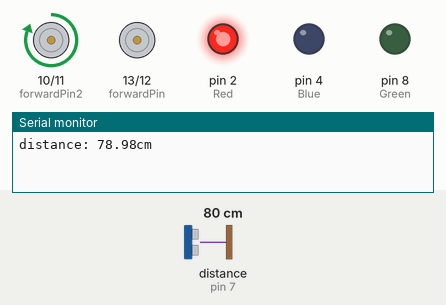
Simulated run of this sketch. Board: Arduino Uno, built with avr-gcc and run on an emulated ATmega328P. Parts: motor-driver pin pairs drawn as motors (green arrow = first pin HIGH = forward, orange = second pin HIGH = backward, longer = more drive), output pins drawn as LEDs (lit = HIGH), the last lines printed to the serial monitor. Wiring (inferred from the names in the program): ultrasonic range finder: trigger pin 6; echo pin 7. Inputs (shaded band) come from the test bench; at power-on: distance to the obstacle (sensor on pin 7) 80 cm. The echo pulse lasts 58.3 µs per cm; pins used as bus, display or sensor lines are not drawn.

Above: at 2.1 s.
2.2 s: distance to the obstacle (sensor on pin 7) set to 120 cm
At 3.4 s:
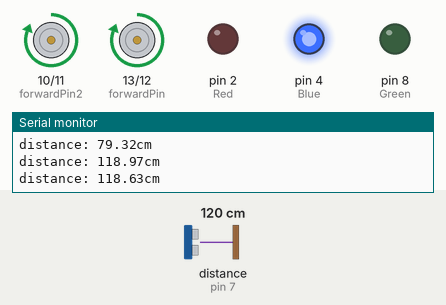
4.1 s: distance to the obstacle (sensor on pin 7) set to 199 cm
5.9 s: distance to the obstacle (sensor on pin 7) set to 206 cm
At 6.6 s:
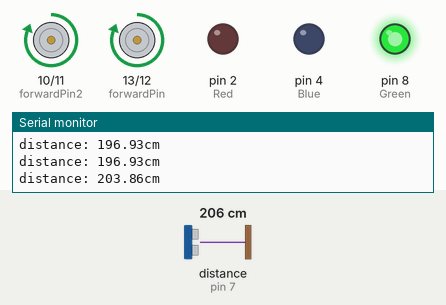
7.7 s: distance to the obstacle (sensor on pin 7) set to 197 cm
At 9.5 s:
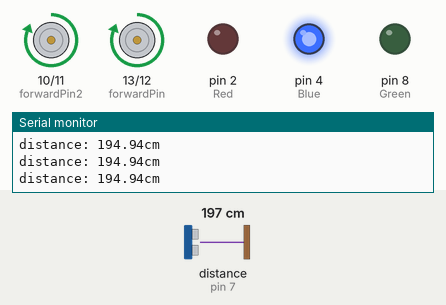
9.8 s: distance to the obstacle (sensor on pin 7) set to 250 cm
At 11.0 s:
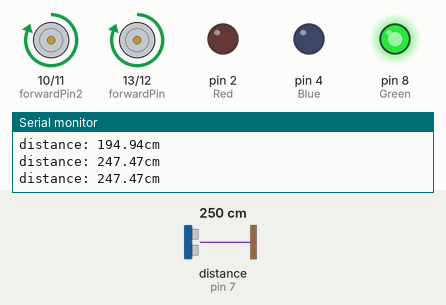
Timing chart, 0 to 12.6 s (numbered marks = the images above; inputs shaded):
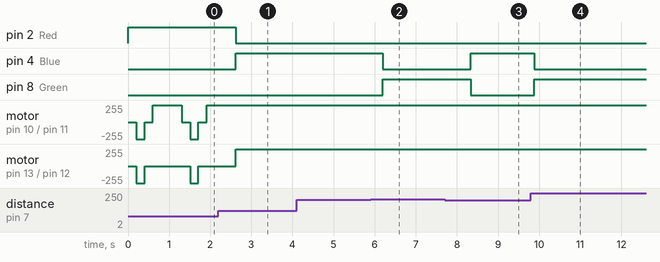

Measured:
- the behaviour switches between 202 and 203 cm on distance to the obstacle (sensor on pin 7) (found by bisection; images 1 and 2)
- after the input at 2.2 s, pin 2 (Red): HIGH → LOW after 0.42 s; pin 4 (Blue): LOW → HIGH after 0.42 s; motor on pin 10 (forwardPin2) / pin 11 (backwardPin2): stops changing and stays forward 255/255
- after the input at 5.9 s, pin 4 (Blue): HIGH → LOW after 0.30 s; pin 8 (Green): LOW → HIGH after 0.30 s
- after the input at 7.7 s, pin 4 (Blue): LOW → HIGH after 0.64 s; pin 8 (Green): HIGH → LOW after 0.64 s
- after the input at 9.8 s, pin 4 (Blue): HIGH → LOW after 0.08 s; pin 8 (Green): LOW → HIGH after 0.08 s
- by itself, motor on pin 13 (forwardPin) / pin 12 (backwardPin): alternates backward 255/255 for 0.20 s and stopped for 1.1 s

The sketch:

Robot_car.ino
```cpp
/* Program for a two wheel robot car
Author Talent Yolanda Ndlovu Date:17/10/24 With help from UoS Electronics and Electrical Diamond +  */
const int TRIG=6;
const int ECHO=7;
const int Red=2;
const int Blue=4;
const int Green=8;
const int Distance_Threshold=200; //this is the distance at which the LED must light up in cm

float duration_us,distance_cm;// these variables will change

//decalaring the values for the motor
const int forwardPin=13;//this pin must be on to move the motor forward
const int backwardPin=12;
const int forwardPin2=10;
const int backwardPin2=11;
const int delayTime=200;

void setup()
{
Serial.begin(9600);
pinMode(TRIG,OUTPUT);
pinMode(ECHO,INPUT);
pinMode (Red,OUTPUT);
pinMode (Blue,OUTPUT);
pinMode (Green,OUTPUT);

pinMode(forwardPin,OUTPUT);
pinMode(backwardPin,OUTPUT);
  pinMode(forwardPin2,OUTPUT);
pinMode(backwardPin2,OUTPUT);

}
void loop()
{
  //generate 10 microsecond pulse to trig pin
  digitalWrite(TRIG,HIGH);
  delayMicroseconds(10);
  digitalWrite(TRIG,LOW);
  //measure duration of pulse from ECHO pin
  duration_us=pulseIn(ECHO,HIGH);
  distance_cm=0.017*duration_us;

  if (distance_cm<Distance_Threshold){
    if (distance_cm<(Distance_Threshold/2)){
    digitalWrite(Red,HIGH);
      digitalWrite(Green,LOW);
    digitalWrite(Blue,LOW);
      //stop
  digitalWrite(forwardPin,LOW);
  digitalWrite(backwardPin,LOW);
  digitalWrite(forwardPin2,LOW);
  digitalWrite(backwardPin2,LOW);
  delay(delayTime);
      //move backwards
  digitalWrite(forwardPin,LOW);
  digitalWrite(backwardPin,HIGH);
  digitalWrite(forwardPin2,LOW);
  digitalWrite(backwardPin2,HIGH);
  delay(delayTime);
      //stop
  digitalWrite(forwardPin,LOW);
  digitalWrite(backwardPin,LOW);
  digitalWrite(forwardPin2,LOW);
  digitalWrite(backwardPin2,LOW);
  delay(delayTime);

  //turn
  digitalWrite(backwardPin,LOW);
  digitalWrite(forwardPin2,HIGH);
  digitalWrite(backwardPin2,LOW);
      delay(delayTime);

  }
  else{
    digitalWrite(Blue,HIGH);
    digitalWrite(Red,LOW);
    digitalWrite(Green,LOW);
      digitalWrite(forwardPin2,HIGH);
  digitalWrite(backwardPin2,LOW);
    digitalWrite(forwardPin,HIGH);
  }
  }
  else {
    digitalWrite(Red,LOW);
    digitalWrite(Blue,LOW);
    digitalWrite(Green,HIGH);
    //move forward
  digitalWrite(forwardPin,HIGH);
  digitalWrite(backwardPin,LOW);
    digitalWrite(forwardPin2,HIGH);
  digitalWrite(backwardPin2,LOW);
  delay(delayTime);
  }
Serial.print("distance: ");
Serial.print(distance_cm);
Serial.println("cm");
delay(500);
}
```
